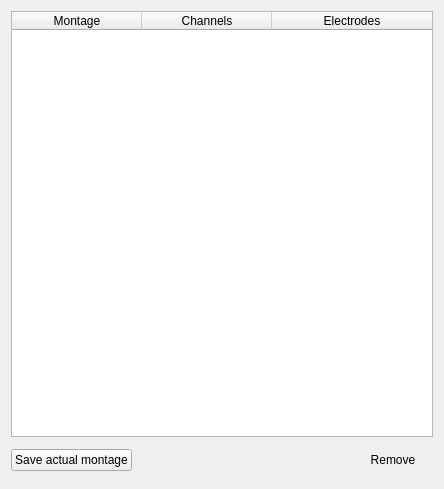
               <widget class="QWidget" name="page_6">
                <property name="geometry">
                 <rect>
                  <x>0</x>
                  <y>0</y>
                  <width>444</width>
                  <height>489</height>
                 </rect>
                </property>
                <attribute name="label">
                 <string>Predefined montages</string>
                </attribute>
                <layout class="QGridLayout" name="gridLayout_30" rowstretch="0,0">
                 <item row="0" column="0" colspan="2">
                  <widget class="QTableWidget" name="tableWidget_montages">
                   <property name="editTriggers">
                    <set>QAbstractItemView::NoEditTriggers</set>
                   </property>
                   <property name="selectionBehavior">
                    <enum>QAbstractItemView::SelectRows</enum>
                   </property>
                   <attribute name="horizontalHeaderDefaultSectionSize">
                    <number>130</number>
                   </attribute>
                   <attribute name="horizontalHeaderStretchLastSection">
                    <bool>true</bool>
                   </attribute>
                   <attribute name="verticalHeaderVisible">
                    <bool>false</bool>
                   </attribute>
                   <column>
                    <property name="text">
                     <string>Montage</string>
                    </property>
                   </column>
                   <column>
                    <property name="text">
                     <string>Channels</string>
                    </property>
                   </column>
                   <column>
                    <property name="text">
                     <string>Electrodes</string>
                    </property>
                   </column>
                  </widget>
                 </item>
                 <item row="1" column="0" colspan="2">
                  <layout class="QHBoxLayout" name="horizontalLayout_7">
                   <item>
                    <widget class="QPushButton" name="pushButton_save_montage">
                     <property name="text">
                      <string>Save actual montage</string>
                     </property>
                    </widget>
                   </item>
                   <item>
                    <spacer name="horizontalSpacer_8">
                     <property name="orientation">
                      <enum>Qt::Horizontal</enum>
                     </property>
                     <property name="sizeHint" stdset="0">
                      <size>
                       <width>181</width>
                       <height>35</height>
                      </size>
                     </property>
                    </spacer>
                   </item>
                   <item>
                    <widget class="QPushButton" name="pushButton_remove_montage">
                     <property name="text">
                      <string>Remove</string>
                     </property>
                     <property name="icon">
                      <iconset theme="edit-delete">
                       <normaloff>../../../../../../../../../../../../../../../../../../../../.designer/backup</normaloff>../../../../../../../../../../../../../../../../../../../../.designer/backup</iconset>
                     </property>
                     <property name="iconSize">
                      <size>
                       <width>22</width>
                       <height>22</height>
                      </size>
                     </property>
                     <property name="flat">
                      <bool>true</bool>
                     </property>
                     <property name="class" stdset="0">
                      <string>danger icon_button</string>
                     </property>
                    </widget>
                   </item>
                  </layout>
                 </item>
                </layout>
               </widget>
